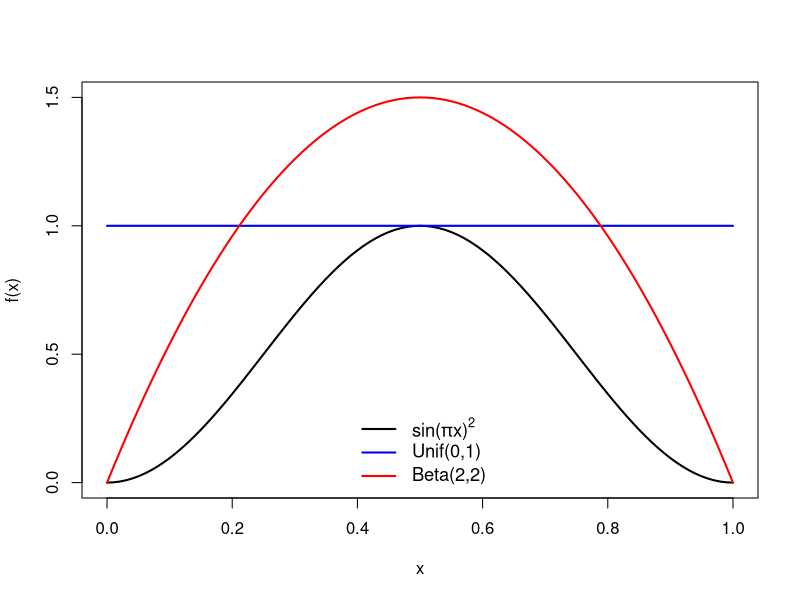
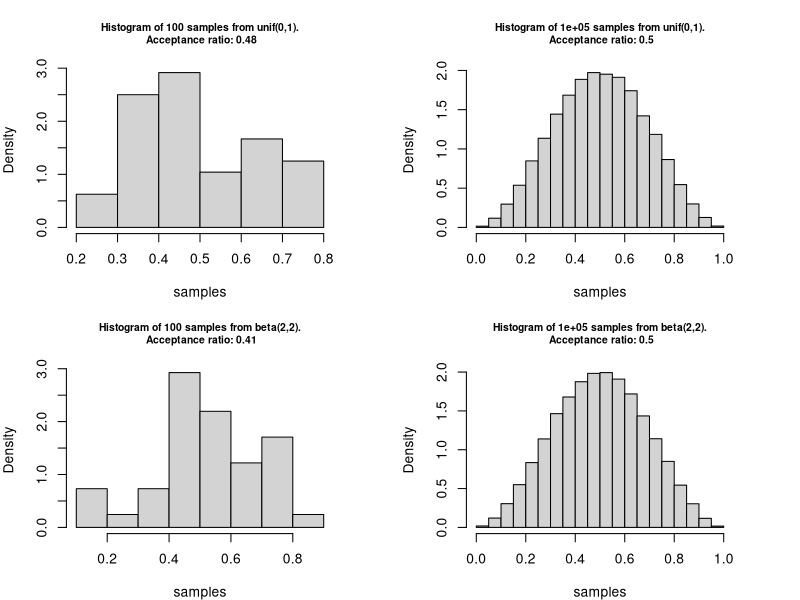
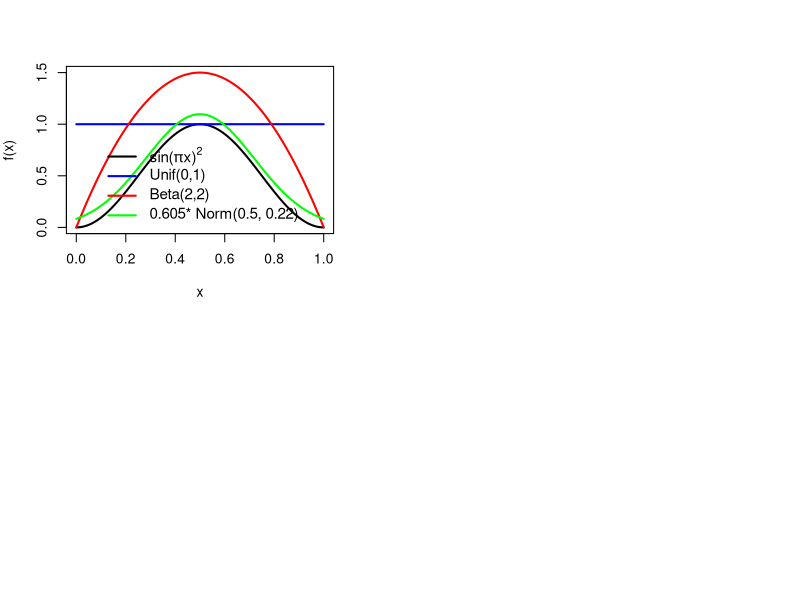
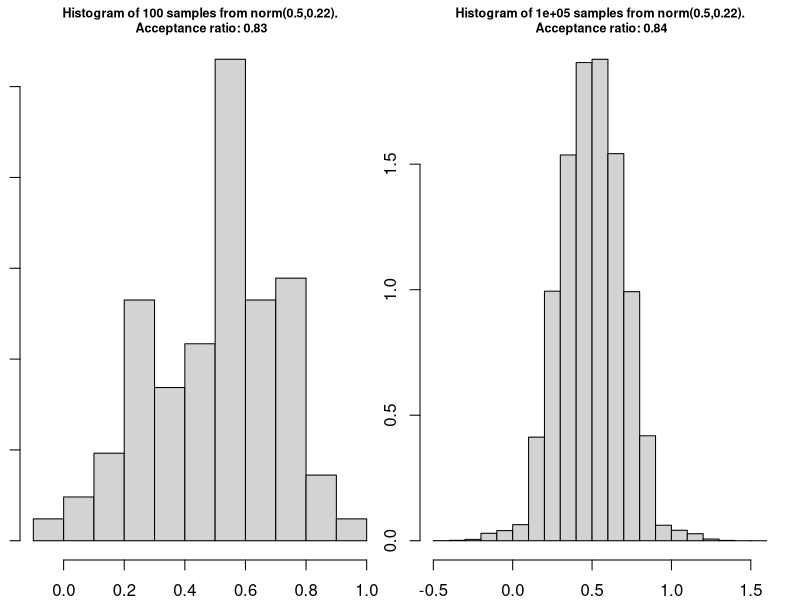

These figures' R source, in order:
## ---- chunk 1
knitr::opts_chunk$set(echo = FALSE)
set.seed(1)
## ---- chunk 2
#Code taken from Professor Steort's Lab 5 RMD file

# grid of points
x <- seq(0, 1, 10^-2)

fx <- function(x) sin(pi * x)^2

plot(fx, xlim = c(0,1), ylim = c(0,1.5), ylab = "f(x)", lwd = 2)
curve(dunif, add = TRUE, col = "blue", lwd = 2)
curve(dbeta(x,2,2), add = TRUE, col = "red", lwd = 2)
legend("bottom", legend = c(expression(paste("sin(",pi,"x)"^"2")),"Unif(0,1)",
"Beta(2,2)"), col = c("black", "blue", "red"), lty = c(1,1,1), bty = "n", cex = 1.1, lwd = 2)

sim_fun <- function(f, envelope = "unif", par1 = 0, par2 = 1, n = 10^2, plot = TRUE){
  r_envelope <- match.fun(paste0("r", envelope))
  d_envelope <- match.fun(paste0("d", envelope))
  proposal <- r_envelope(n, par1, par2)
  if(envelope == "norm"){ #if normal, which is the better envelope function
    #multiply dnorm by the constant I chose
    density_ratio <- f(proposal) / (0.605* d_envelope(proposal, par1, par2)) 
  }else{
    #if not normal (uniform or beta), no constant is needed
    density_ratio <- f(proposal) / d_envelope(proposal, par1, par2)
  }
  samples <- proposal[runif(n) < density_ratio]
  acceptance_ratio <- length(samples) / n
  if (plot) {
    hist(samples, probability = TRUE, 
         main = paste0("Histogram of ", 
                       n, " samples from ", 
                       envelope, "(", par1, ",", par2,
                       ").\n Acceptance ratio: ",
                       round(acceptance_ratio,2)), 
                       cex.main = 0.75)
  }
  list(x = samples, acceptance_ratio = acceptance_ratio)
}

par(mfrow = c(2,2), mar = rep(4, 4))

unif_1 <- sim_fun(fx, envelope = "unif", par1 = 0, par2 = 1, n = 10^2) 
unif_2 <- sim_fun(fx, envelope = "unif", par1 = 0, par2 = 1, n = 10^5)

# Add in the Beta(2,2) Histograms with different amount of samples
beta_1 <- sim_fun(fx, envelop = "beta", par1 = 2, par2 =2, n = 10^2)
beta_2 <- sim_fun(fx, envelop = "beta", par1 = 2, par2 =2, n = 10^5)

## ---- chunk 3
#Plot new graph with the normal distribution, beta, and uniform
plot(fx, xlim = c(0,1), ylim = c(0,1.5), ylab = "f(x)", lwd = 2)
curve(dunif, add = TRUE, col = "blue", lwd = 2)
curve(dbeta(x,2,2), add = TRUE, col = "red", lwd = 2)
curve(0.605*dnorm(x, 0.5, 0.22), add = TRUE, col = "green", lwd = 2) #add in normal
legend("bottom", legend = c(expression(paste("sin(",pi,"x)"^"2")),"Unif(0,1)",
"Beta(2,2)", "0.605* Norm(0.5, 0.22)"), col = c("black", "blue", "red", "green"), 
lty = c(1,1,1), bty = "n", cex = 1.1, lwd = 2)

par(mfrow = c(1,2), mar = c(2,1,2,1))
#Adding in the normal distribution histograms
norm_1 <- sim_fun(fx, envelop = "norm", par1 = .5, par2 =.22, n = 10^2)
norm_2 <- sim_fun(fx, envelop = "norm", par1 = .5, par2 =.22, n = 10^5)
